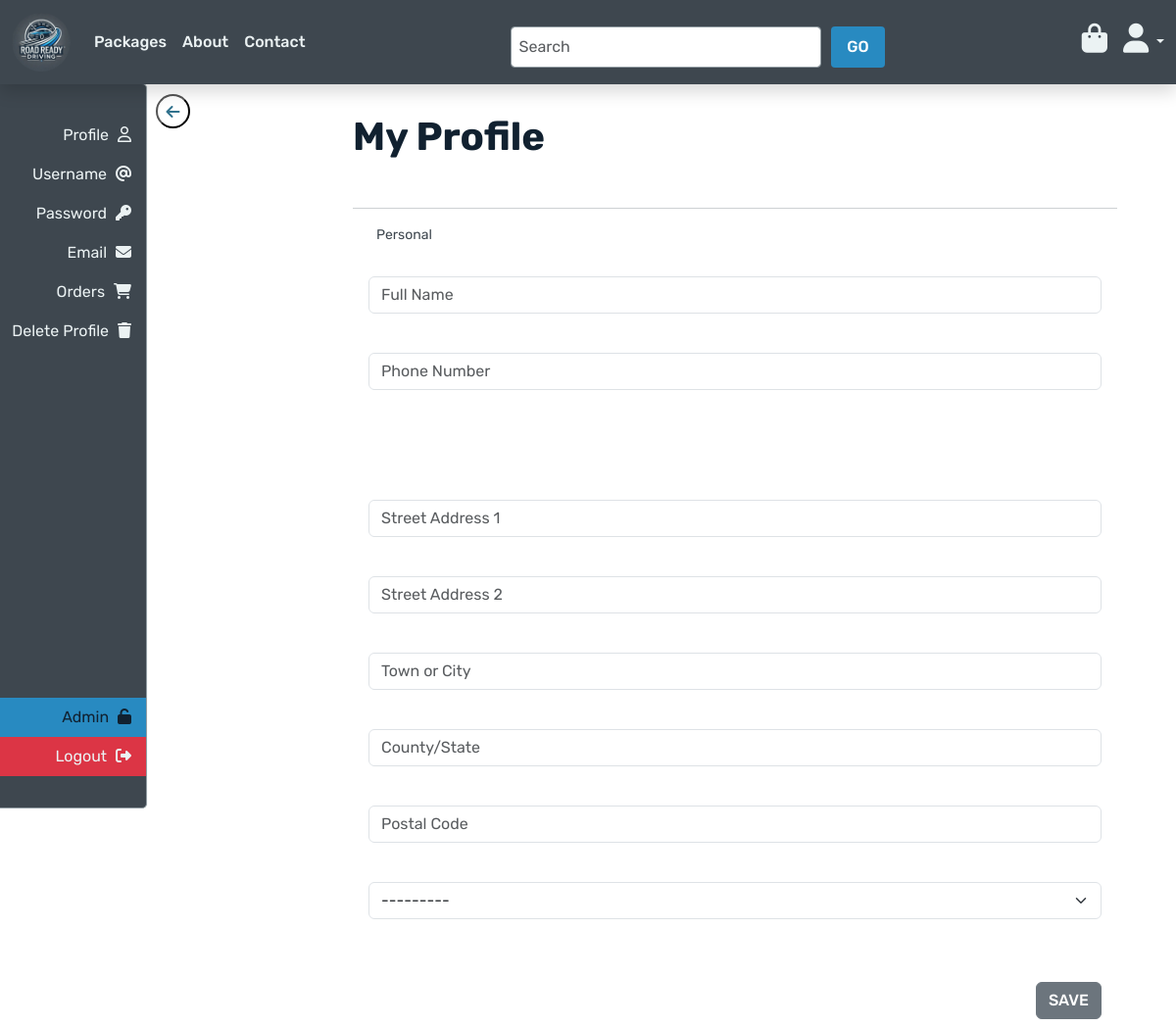
The page /profiles/profile/ (signed in) on the database as committed earlier.
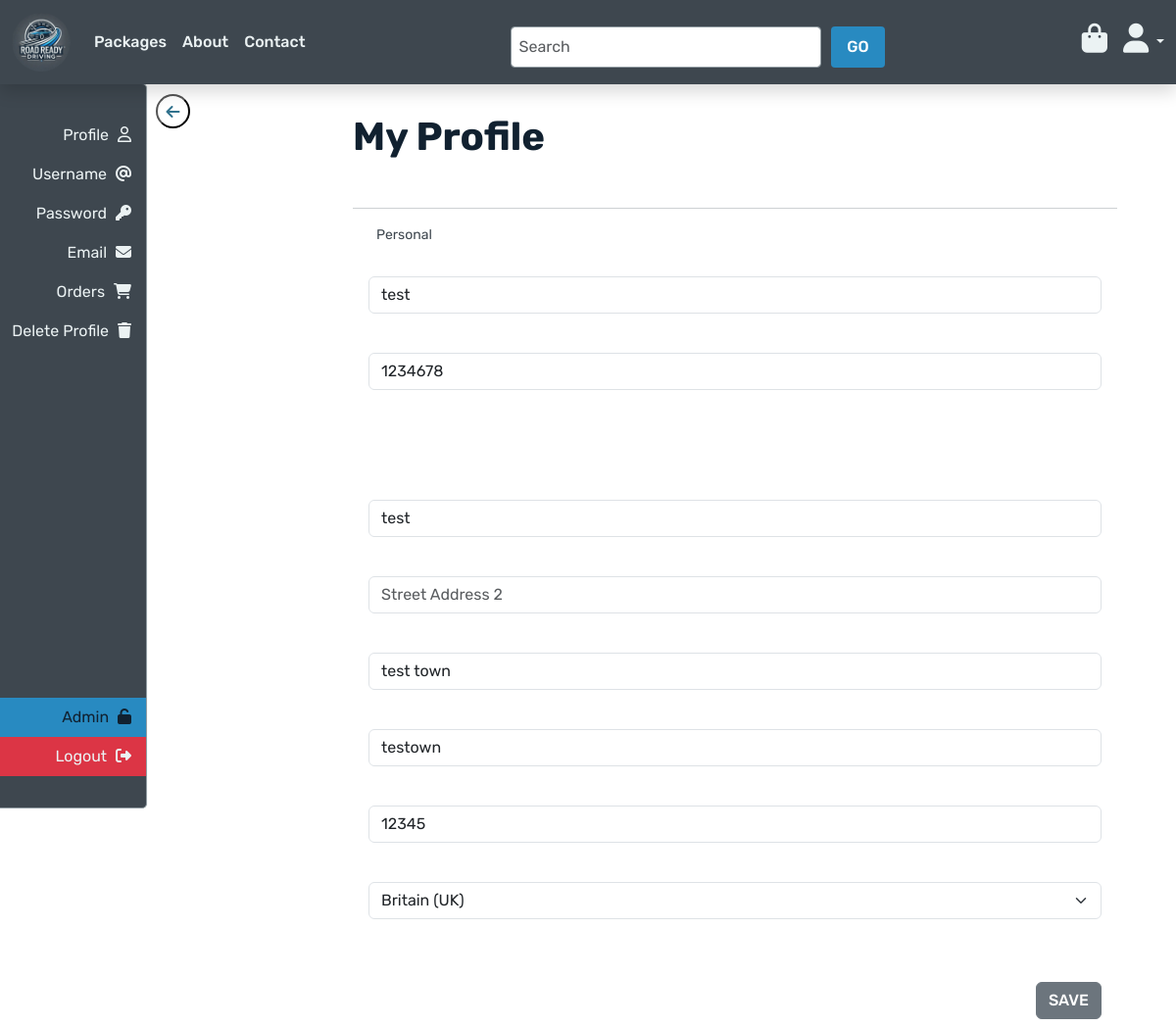
The same page on the database as committed later.
### profiles/models.py (models this page shows, shortened)
class UserProfile(models.Model):
    user = models.OneToOneField(User, on_delete=models.CASCADE)
    default_full_name = models.CharField(max_length=50, null=True, blank=True)
    default_email = models.EmailField(max_length=254, null=True, blank=True)
    default_phone_number = models.CharField(max_length=20, null=True, blank=True)
    default_country = CountryField(blank_label='-- Select Country --', null=True, blank=True)
    default_street_address1 = models.CharField(max_length=80, null=True, blank=True)
    default_street_address2 = models.CharField(max_length=80, null=True, blank=True)
    default_town_or_city = models.CharField(max_length=40, null=True, blank=True)
    default_county = models.CharField(max_length=80, null=True, blank=True)
    default_postcode = models.CharField(max_length=20, null=True, blank=True)

### profiles/views.py (the view, shortened to what this page needs)
# urls.py: path('profile/', views.ProfileView.as_view(), name='profile'),
@method_decorator(login_required, name="dispatch")
class ProfileView(FormView):
    template_name = "profiles/profile.html"
    form_class = UserProfileForm
    success_url = reverse_lazy("profile")
    def get_form(self, form_class=None):
        return self.form_class(
            instance=self.request.user.userprofile,
            data=self.request.POST if self.request.method == "POST" else None,
        )
    def get_context_data(self, **kwargs):
        context = super().get_context_data(**kwargs)
        context["profile_form"] = self.get_form()
        return context

### bag/contexts.py (called while the page is built, shortened)
def bag_contents(request):
    bag_items = []
    total = 0
    package_count = 0
    bag = request.session.get('bag', {})
    context = {
        'bag_items': bag_items,
        'total': total,
        'package_count': package_count,
    }
    return context

### profiles/templatetags/url_path.py (called while the page is built)
@register.filter
def get_url_path(url_name):
    try:
        return reverse(url_name)
    except Exception:
        return ''

### profiles/templates/profiles/profile.html (shortened to what this page needs)
{% extends 'profiles/account.html' %}
{% load static %}
{% block account_content %}
  <div role="main" aria-labelledby="profile" class="profile page-container">
    <h1 class="mb-5" id="profile">My Profile</h1>
    <hr />
    <div class="row">
      <div class="col-12">
        <form action="{% url 'profile' %}" method="POST" id="payment-form">
          <fieldset class="rounded px-3 mb-5">
            <legend class="fieldset-label small px-2 w-auto">Personal</legend>
            <br />
            {{ profile_form.default_full_name|as_crispy_field }}
            {{ profile_form.default_phone_number|as_crispy_field }}
          </fieldset>
          <fieldset class="rounded px-3 mb-5">
            <br />
            {{ profile_form.default_street_address1|as_crispy_field }}
            {{ profile_form.default_street_address2|as_crispy_field }}
            {{ profile_form.default_town_or_city|as_crispy_field }}
            {{ profile_form.default_county|as_crispy_field }}
            {{ profile_form.default_postcode|as_crispy_field }}
            {{ profile_form.default_country|as_crispy_field }}
          </fieldset>
          <div class="submit-button mt-5 mb-2 px-3 text-end">
            <button type="submit" class="btn btn-secondary"><span class="font-weight-bold">Save</span></button>
          </div>
        </form>
      </div>
    </div>
  </div>
{% endblock %}

Rows that differ between the two databases and show on the page:
changed UserProfile: default_full_name (not shown) → "test"; default_phone_number (not shown) → "1234678"; default_street_address1 (not shown) → "test"; default_town_or_city (not shown) → "test town"; default_county (not shown) → "testown"; default_postcode (not shown) → "12345"; default_country "---------" → "Britain (UK)"
